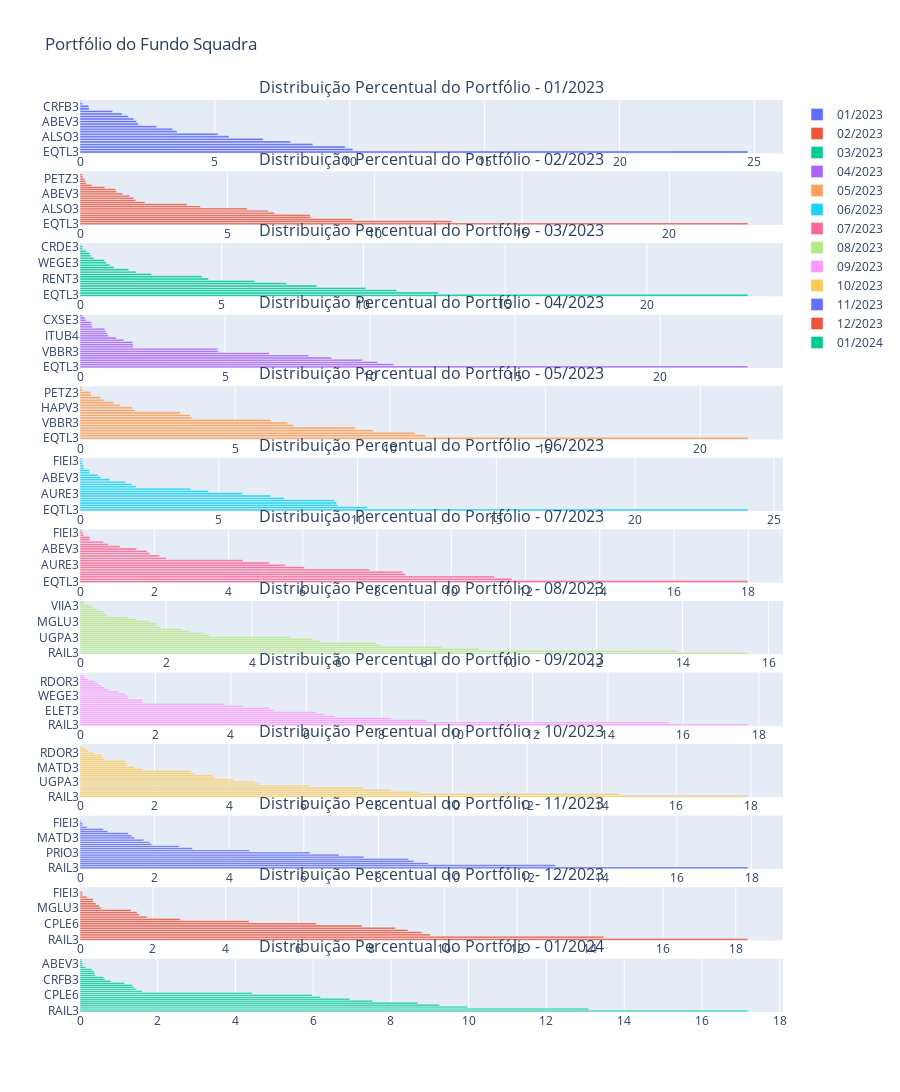

Notebook code cell kept with this figure:
### Code cell
# Plotando o portfólio de cada mês
plot_portfolio(df=portfolio_squadra, nome_fundo='Squadra')

### Figure 1 — Plotly figure (JSON) as saved in the notebook; plotly's stock layout.template omitted (floating-point values rounded to 4 significant figures)
{"data": [{"name": "01/2023", "orientation": "h", "type": "bar", "x": [24.76, 10.12, 9.825, 8.63, 7.81, 6.79, 5.522, 5.11, 3.595, 3.428, 2.839, 2.159, 2.095, 1.993, 1.785, 1.557, 1.21, 0.3367, 0.3228, 0.09382, 0.02713], "xaxis": "x", "y": ["EQTL3", "PRIO3", "RAIL3", "GMAT3", "GGPS3", "AURE3", "ALSO3", "RENT3", "HAPV3", "VBBR3", "ITUB4", "MULT3", "ABEV3", "B3SA3", "MATD3", "UGPA3", "EQPA3", "ENEV3", "CRFB3", "CRDE3", "LWSA3"], "yaxis": "y"}, {"name": "02/2023", "orientation": "h", "type": "bar", "x": [22.66, 12.6, 9.246, 7.828, 7.81, 6.596, 6.383, 5.674, 4.088, 3.633, 2.203, 1.891, 1.824, 1.681, 1.448, 1.237, 1.204, 0.8414, 0.4044, 0.2086, 0.1936, 0.1472, 0.1016, 0.08013, 0.01076], "xaxis": "x2", "y": ["EQTL3", "RAIL3", "PRIO3", "GMAT3", "GGPS3", "AURE3", "RENT3", "ALSO3", "HAPV3", "VBBR3", "MGLU3", "B3SA3", "MATD3", "UGPA3", "ABEV3", "ITUB4", "EQPA3", "MULT3", "VIIA3", "INTB3", "CRFB3", "PETZ3", "CRDE3", "LWSA3", "ENEV3"], "yaxis": "y2"}, {"name": "03/2023", "orientation": "h", "type": "bar", "x": [23.56, 12.63, 11.18, 10.08, 8.352, 7.291, 6.165, 4.529, 4.298, 2.524, 1.978, 1.718, 1.191, 1.055, 0.928, 0.8588, 0.4864, 0.3891, 0.3515, 0.2184, 0.09639, 0.09357, 0.02529], "xaxis": "x3", "y": ["EQTL3", "RAIL3", "PRIO3", "GMAT3", "GGPS3", "AURE3", "ALSO3", "RENT3", "VBBR3", "HAPV3", "MGLU3", "MATD3", "EQPA3", "INTB3", "WEGE3", "ABEV3", "ITUB4", "VIIA3", "UGPA3", "MULT3", "LWSA3", "CRDE3", "CRFB3"], "yaxis": "y3"}, {"name": "04/2023", "orientation": "h", "type": "bar", "x": [23.02, 10.81, 10.26, 9.736, 8.669, 7.879, 6.52, 4.768, 4.751, 1.836, 1.83, 1.813, 1.504, 1.252, 0.9741, 0.9399, 0.8913, 0.8476, 0.4284, 0.4074, 0.3948, 0.2122, 0.1684, 0.08654], "xaxis": "x4", "y": ["EQTL3", "RAIL3", "PRIO3", "GMAT3", "GGPS3", "AURE3", "ALSO3", "VBBR3", "RENT3", "MATD3", "UGPA3", "HAPV3", "MGLU3", "EQPA3", "ITUB4", "WEGE3", "MULT3", "ABEV3", "PETZ3", "INTB3", "VIIA3", "CXSE3", "CRFB3", "CRDE3"], "yaxis": "y4"}, {"name": "05/2023", "orientation": "h", "type": "bar", "x": [21.53, 11.13, 10.8, 9.451, 8.871, 6.879, 6.695, 6.149, 3.61, 3.558, 3.233, 1.771, 1.685, 1.298, 1.087, 0.7637, 0.6623, 0.3538, 0.3468, 0.07558, 0.04795], "xaxis": "x5", "y": ["EQTL3", "RAIL3", "GMAT3", "PRIO3", "GGPS3", "ALSO3", "VBBR3", "AURE3", "RENT3", "UGPA3", "MGLU3", "MATD3", "HAPV3", "WEGE3", "EQPA3", "ABEV3", "VIIA3", "INTB3", "PETZ3", "CRDE3", "RDOR3"], "yaxis": "y5"}, {"name": "06/2023", "orientation": "h", "type": "bar", "x": [24.06, 10.35, 9.28, 9.24, 9.164, 7.358, 6.872, 5.853, 4.631, 3.981, 2.025, 1.868, 1.628, 1.076, 0.7548, 0.6556, 0.3417, 0.3379, 0.149, 0.1345, 0.09413, 0.08122, 0.05913], "xaxis": "x6", "y": ["EQTL3", "RAIL3", "PRIO3", "GMAT3", "GGPS3", "VBBR3", "RENT3", "AURE3", "ALSO3", "UGPA3", "MATD3", "MGLU3", "HAPV3", "EQPA3", "ABEV3", "VIIA3", "WEGE3", "RDOR3", "INTB3", "LWSA3", "PETZ3", "FIEI3", "ASAI3"], "yaxis": "y6"}, {"name": "07/2023", "orientation": "h", "type": "bar", "x": [17.99, 11.63, 11.16, 8.764, 8.691, 7.796, 6.045, 5.526, 5.097, 4.392, 2.324, 2.142, 1.878, 1.803, 1.525, 1.076, 0.7572, 0.6334, 0.2732, 0.2694, 0.1026, 0.0781, 0.0488], "xaxis": "x7", "y": ["EQTL3", "PRIO3", "RAIL3", "GGPS3", "GMAT3", "RENT3", "VBBR3", "AURE3", "UGPA3", "ALSO3", "WEGE3", "MGLU3", "MATD3", "HAPV3", "ABEV3", "EQPA3", "PETZ3", "VIIA3", "ASAI3", "INTB3", "LWSA3", "FIEI3", "RDOR3"], "yaxis": "y7"}, {"name": "08/2023", "orientation": "h", "type": "bar", "x": [15.52, 13.87, 9.27, 8.41, 6.994, 6.867, 5.573, 5.408, 4.893, 3.018, 2.873, 2.539, 2.356, 1.871, 1.79, 1.764, 1.63, 1.324, 1.102, 0.6285, 0.5778, 0.5491, 0.4336, 0.2997, 0.2608, 0.1007, 0.07817], "xaxis": "x8", "y": ["RAIL3", "EQTL3", "GGPS3", "GMAT3", "PRIO3", "VBBR3", "RENT3", "AURE3", "UGPA3", "ALSO3", "ELET3", "CPLE6", "ABEV3", "HAPV3", "CPLE3", "MATD3", "MGLU3", "WEGE3", "EQPA3", "PETZ3", "ELET6", "LWSA3", "RDOR3", "BBDC4", "VIIA3", "INTB3", "FIEI3"], "yaxis": "y8"}, {"name": "09/2023", "orientation": "h", "type": "bar", "x": [17.71, 15.62, 9.185, 8.258, 6.767, 6.494, 6.264, 5.144, 5.028, 4.321, 3.822, 1.668, 1.654, 1.283, 1.253, 1.2, 1.027, 0.7579, 0.6558, 0.5707, 0.4731, 0.4032, 0.2207, 0.1338, 0.08308, 0.001315], "xaxis": "x9", "y": ["RAIL3", "EQTL3", "GGPS3", "GMAT3", "UGPA3", "VBBR3", "PRIO3", "ELET3", "RENT3", "AURE3", "HAPV3", "MATD3", "CPLE3", "CPLE6", "WEGE3", "EQPA3", "BBDC4", "ELET6", "IRBR3", "ABEV3", "MGLU3", "RDOR3", "PETZ3", "INTB3", "FIEI3", "BHIA3"], "yaxis": "y9"}, {"name": "10/2023", "orientation": "h", "type": "bar", "x": [17.92, 14.46, 9.098, 8.345, 7.6, 6.164, 4.809, 4.697, 4.114, 3.618, 3.558, 3.08, 2.985, 1.66, 1.449, 1.264, 1.26, 1.215, 0.6507, 0.6007, 0.5926, 0.3681, 0.2335, 0.1786, 0.07624, 0.001008], "xaxis": "x10", "y": ["RAIL3", "EQTL3", "GGPS3", "VBBR3", "GMAT3", "WEGE3", "HAPV3", "UGPA3", "ITUB4", "AURE3", "PRIO3", "RENT3", "ELET3", "CPLE3", "MATD3", "CPLE6", "EQPA3", "BBDC4", "IRBR3", "ABEV3", "ELET6", "RDOR3", "MGLU3", "PETZ3", "FIEI3", "BHIA3"], "yaxis": "y10"}, {"name": "11/2023", "orientation": "h", "type": "bar", "x": [17.9, 12.74, 9.33, 8.946, 8.81, 7.611, 6.943, 6.165, 4.54, 3.01, 2.657, 1.919, 1.869, 1.707, 1.462, 1.383, 1.295, 0.7404, 0.6249, 0.19, 0.06738, 0.06452, 0.02579, 0.002027, 0.001109], "xaxis": "x11", "y": ["RAIL3", "EQTL3", "VBBR3", "GGPS3", "HAPV3", "GMAT3", "UGPA3", "PRIO3", "CPLE6", "ITUB4", "RENT3", "AURE3", "WEGE3", "CPLE3", "MATD3", "EQPA3", "BBDC4", "IRBR3", "MGLU3", "PETZ3", "ABEV3", "FIEI3", "RDOR3", "ELET3", "BHIA3"], "yaxis": "y11"}, {"name": "12/2023", "orientation": "h", "type": "bar", "x": [18.33, 14.37, 9.613, 9.379, 8.998, 8.656, 7.739, 6.485, 4.635, 2.752, 1.84, 1.622, 1.574, 1.402, 0.5853, 0.5307, 0.4401, 0.3636, 0.3618, 0.1879, 0.06752, 0.06446, 0.005431, 0.0009337], "xaxis": "x12", "y": ["RAIL3", "EQTL3", "GGPS3", "PRIO3", "UGPA3", "GMAT3", "HAPV3", "CPLE6", "VBBR3", "WEGE3", "CPLE3", "AURE3", "MATD3", "EQPA3", "MGLU3", "NTCO3", "BBDC4", "IRBR3", "PETZ3", "RDOR3", "ABEV3", "FIEI3", "CRFB3", "BHIA3"], "yaxis": "y12"}, {"name": "01/2024", "orientation": "h", "type": "bar", "x": [17.18, 13.08, 9.964, 9.243, 8.689, 7.523, 6.942, 6.186, 5.98, 4.431, 1.598, 1.442, 1.391, 1.352, 1.145, 0.7932, 0.6411, 0.6015, 0.3993, 0.3862, 0.3628, 0.3071, 0.1521, 0.06405, 0.05905, 0.05123, 0.03574], "xaxis": "x13", "y": ["RAIL3", "EQTL3", "UGPA3", "GGPS3", "PRIO3", "GMAT3", "HAPV3", "VBBR3", "CPLE6", "ITUB4", "CPLE3", "AURE3", "WEGE3", "EQPA3", "MATD3", "ENGI4", "CRFB3", "MGLU3", "PETZ3", "ENGI3", "BBDC4", "IRBR3", "NTCO3", "FIEI3", "ABEV3", "RDOR3", "RENT3"], "yaxis": "y13"}], "layout": {"annotations": [{"font": {"size": 16}, "showarrow": false, "text": "Distribuição Percentual do Portfólio - 01/2023", "x": 0.5, "xanchor": "center", "xref": "paper", "y": 1, "yanchor": "bottom", "yref": "paper"}, {"font": {"size": 16}, "showarrow": false, "text": "Distribuição Percentual do Portfólio - 02/2023", "x": 0.5, "xanchor": "center", "xref": "paper", "y": 0.9215, "yanchor": "bottom", "yref": "paper"}, {"font": {"size": 16}, "showarrow": false, "text": "Distribuição Percentual do Portfólio - 03/2023", "x": 0.5, "xanchor": "center", "xref": "paper", "y": 0.8431, "yanchor": "bottom", "yref": "paper"}, {"font": {"size": 16}, "showarrow": false, "text": "Distribuição Percentual do Portfólio - 04/2023", "x": 0.5, "xanchor": "center", "xref": "paper", "y": 0.7646, "yanchor": "bottom", "yref": "paper"}, {"font": {"size": 16}, "showarrow": false, "text": "Distribuição Percentual do Portfólio - 05/2023", "x": 0.5, "xanchor": "center", "xref": "paper", "y": 0.6862, "yanchor": "bottom", "yref": "paper"}, {"font": {"size": 16}, "showarrow": false, "text": "Distribuição Percentual do Portfólio - 06/2023", "x": 0.5, "xanchor": "center", "xref": "paper", "y": 0.6077, "yanchor": "bottom", "yref": "paper"}, {"font": {"size": 16}, "showarrow": false, "text": "Distribuição Percentual do Portfólio - 07/2023", "x": 0.5, "xanchor": "center", "xref": "paper", "y": 0.5292, "yanchor": "bottom", "yref": "paper"}, {"font": {"size": 16}, "showarrow": false, "text": "Distribuição Percentual do Portfólio - 08/2023", "x": 0.5, "xanchor": "center", "xref": "paper", "y": 0.4508, "yanchor": "bottom", "yref": "paper"}, {"font": {"size": 16}, "showarrow": false, "text": "Distribuição Percentual do Portfólio - 09/2023", "x": 0.5, "xanchor": "center", "xref": "paper", "y": 0.3723, "yanchor": "bottom", "yref": "paper"}, {"font": {"size": 16}, "showarrow": false, "text": "Distribuição Percentual do Portfólio - 10/2023", "x": 0.5, "xanchor": "center", "xref": "paper", "y": 0.2938, "yanchor": "bottom", "yref": "paper"}, {"font": {"size": 16}, "showarrow": false, "text": "Distribuição Percentual do Portfólio - 11/2023", "x": 0.5, "xanchor": "center", "xref": "paper", "y": 0.2154, "yanchor": "bottom", "yref": "paper"}, {"font": {"size": 16}, "showarrow": false, "text": "Distribuição Percentual do Portfólio - 12/2023", "x": 0.5, "xanchor": "center", "xref": "paper", "y": 0.1369, "yanchor": "bottom", "yref": "paper"}, {"font": {"size": 16}, "showarrow": false, "text": "Distribuição Percentual do Portfólio - 01/2024", "x": 0.5, "xanchor": "center", "xref": "paper", "y": 0.05846, "yanchor": "bottom", "yref": "paper"}], "height": 6000, "title": {"text": "Portfólio do Fundo Squadra"}, "width": 900, "xaxis": {"anchor": "y", "domain": [0, 1]}, "xaxis10": {"anchor": "y10", "domain": [0, 1]}, "xaxis11": {"anchor": "y11", "domain": [0, 1]}, "xaxis12": {"anchor": "y12", "domain": [0, 1]}, "xaxis13": {"anchor": "y13", "domain": [0, 1]}, "xaxis2": {"anchor": "y2", "domain": [0, 1]}, "xaxis3": {"anchor": "y3", "domain": [0, 1]}, "xaxis4": {"anchor": "y4", "domain": [0, 1]}, "xaxis5": {"anchor": "y5", "domain": [0, 1]}, "xaxis6": {"anchor": "y6", "domain": [0, 1]}, "xaxis7": {"anchor": "y7", "domain": [0, 1]}, "xaxis8": {"anchor": "y8", "domain": [0, 1]}, "xaxis9": {"anchor": "y9", "domain": [0, 1]}, "yaxis": {"anchor": "x", "domain": [0.9415, 1]}, "yaxis10": {"anchor": "x10", "domain": [0.2354, 0.2938]}, "yaxis11": {"anchor": "x11", "domain": [0.1569, 0.2154]}, "yaxis12": {"anchor": "x12", "domain": [0.07846, 0.1369]}, "yaxis13": {"anchor": "x13", "domain": [0, 0.05846]}, "yaxis2": {"anchor": "x2", "domain": [0.8631, 0.9215]}, "yaxis3": {"anchor": "x3", "domain": [0.7846, 0.8431]}, "yaxis4": {"anchor": "x4", "domain": [0.7062, 0.7646]}, "yaxis5": {"anchor": "x5", "domain": [0.6277, 0.6862]}, "yaxis6": {"anchor": "x6", "domain": [0.5492, 0.6077]}, "yaxis7": {"anchor": "x7", "domain": [0.4708, 0.5292]}, "yaxis8": {"anchor": "x8", "domain": [0.3923, 0.4508]}, "yaxis9": {"anchor": "x9", "domain": [0.3138, 0.3723]}}}
